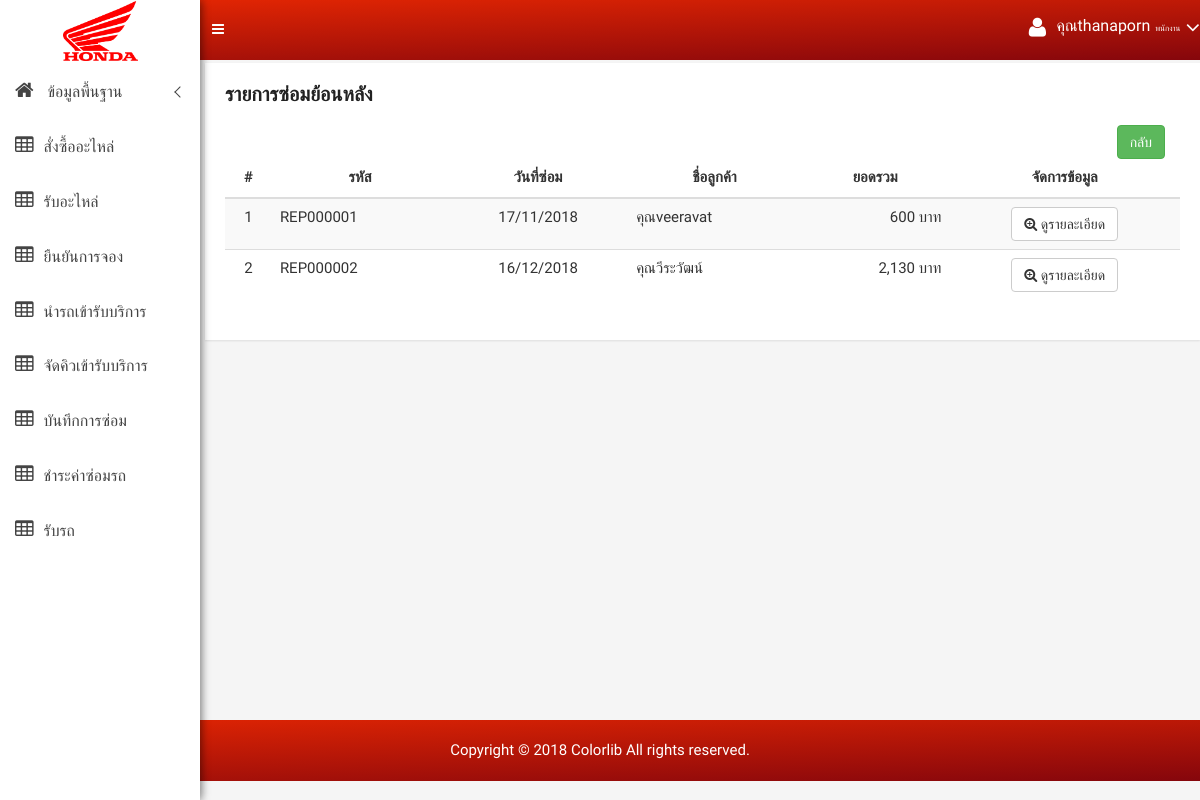
/repair_previous.php (signed in), run on an earlier commit of the app's database.
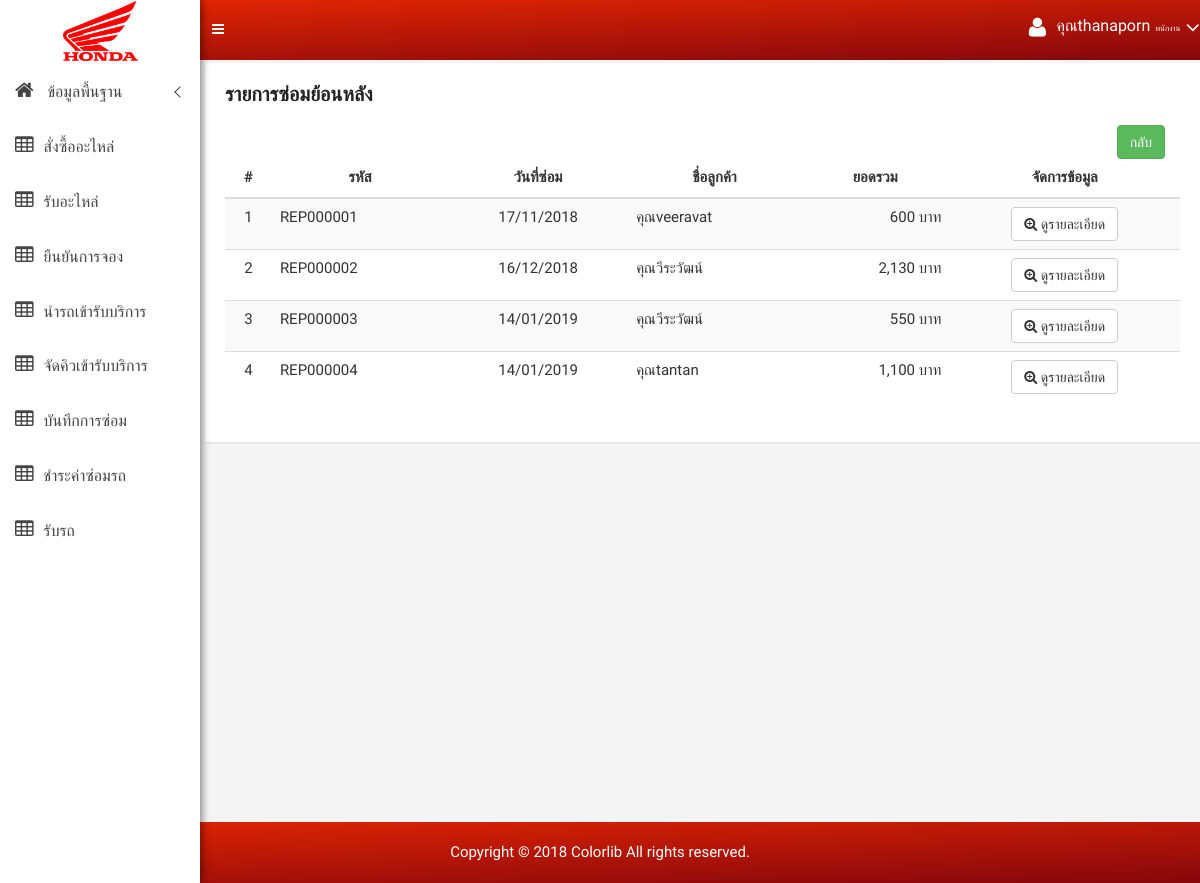
And on a later commit of the database.
### tables this page shows
CREATE TABLE `employee` (
  `emp_id` varchar(30) NOT NULL,
  `emp_user` varchar(255) DEFAULT NULL,
  `emp_pass` varchar(255) DEFAULT NULL,
  `emp_name` varchar(50) DEFAULT NULL,
  `emp_add` text,
  `emp_tel` varchar(30) DEFAULT NULL,
  `emp_position` varchar(30) DEFAULT NULL,
  PRIMARY KEY (`emp_id`)
);

CREATE TABLE `repair` (
  `re_id` varchar(30) NOT NULL,
  `re_date` date DEFAULT NULL,
  `emp_id` varchar(30) DEFAULT NULL,
  `re_total` int(200) DEFAULT NULL,
  `gc_id` varchar(30) DEFAULT NULL,
  `rs_id` varchar(30) DEFAULT NULL,
  PRIMARY KEY (`re_id`)
);

CREATE TABLE `customer` (
  `cus_id` varchar(30) NOT NULL,
  `cus_user` varchar(255) DEFAULT NULL,
  `cus_pass` varchar(255) DEFAULT NULL,
  `cus_name` varchar(50) DEFAULT NULL,
  `cus_add` text,
  `cus_tel` varchar(30) DEFAULT NULL,
  `co_id` varchar(30) DEFAULT NULL,
  PRIMARY KEY (`cus_id`),
  KEY `co_id` (`co_id`)
);

### config.php (called while the page is built, shortened)
<?php
function FormatDay($mydate){
    $originalDate = $mydate;
    $newDate = date("d/m/Y", strtotime($originalDate));
    return $newDate;
}
?>

### repair_previous.php (the view, shortened to what this page needs)
<?php include "sitebar.php"; ?>
<?php
include "header.php";
?>
<div class="container-fluid">
    <div class="product-status-wrap">
        <h4>รายการซ่อมย้อนหลัง</h4>
        <div class="col-md-12">
            <div class="pull-right">
                <a data-toggle="tooltip" href="repair_show.php" class="btn btn-success" data-original-title="กลับ">กลับ</บ></a>
            </div>
        </div>
        <div class="row">
            <div class="col-md-12">
                <table class="table table-striped table-hover">
                    <thead>
                    <tr>
                        <th class="text-center">#</th>
                        <th class="text-center">รหัส</th>
                        <th class="text-center">วันที่ซ่อม</th>
                        <th class="text-center">ชื่อลูกค้า</th>
                        <th class="text-center">ยอดรวม</th>
                        <th class="text-center">จัดการข้อมูล</th>
                    </tr>
                    </thead>
                    <tbody>
                    <?php
                    $n = 0;
                    if (isset($_GET['search'])) {
                        $sql = "select * from repair where and  re_id like '%" . $_GET['search'] . "%' order by re_id asc";
                    } else {
                        $sql = "select * from repair  order by re_id asc";
                    }
                    $query = mysqli_query($connect, $sql);
                    if (mysqli_num_rows($query) > 0 ) {
                        while ($array = mysqli_fetch_array($query)) {
                            $n++;
                            $sql2 = "select * from get_car where gc_id='".$array['gc_id']."'";
                            $query2 = mysqli_query($connect, $sql2);
                            $array2 = mysqli_fetch_array($query2);
                            $sql3 = "select * from customer where cus_id='".$array2['cus_id']."'";
                            $query3 = mysqli_query($connect, $sql3);
                            $array3 = mysqli_fetch_array($query3);
                            ?>
                            <tr>
                                <td class="text-center" scope="row"><?= $n; ?></td>
                                <td style="max-width: 200px"><?= $array['re_id'] ?></td>
                                <td style="max-width: 200px" class="text-center"><?= FormatDay($array['re_date']) ?></td>
                                <td style="max-width: 200px">คุณ<?= $array3['cus_name'] ?></td>
                                <td class="text-right"><?= number_format($array['re_total']) ?> บาท</td>
                                <td class="text-center">
                                    <a data-toggle="tooltip"  href="repair_view.php?id=<?= $array['re_id'] ?>" class="btn btn-default" data-original-title="ดูรายละเอียด"><i class="fa fa fa-search-plus" aria-hidden="true"></i> ดูรายละเอียด</a>
                                </td>
                            </tr>
                            <?php
                        }
                    } else {
                        ?>
                        <tr>
                            <th style="text-align: center;color: red;" colspan="6"> ไม่พบข้อมูล</th>
                        </tr>
                        <?php
                    }
                    ?>
                    </tbody>
                </table>
            </div>
        </div>
    </div>
</div>
<br><br><br><br><br><br><br><br><br><br><br><br><br><br><br><br><br><br><br>
<?php include "footer.php"; ?>

### sitebar.php (shortened to what this page needs)
<?php
include "config.php";
?>
<!doctype html>
<html class="no-js" lang="en">
<head>
    <link rel="stylesheet" href="css/bootstrap.min.css">
    <link rel="stylesheet" href="css/font-awesome.min.css">
    <link rel="stylesheet" href="css/owl.carousel.css">
    <link rel="stylesheet" href="css/owl.theme.css">
    <link rel="stylesheet" href="css/owl.transitions.css">
    <link rel="stylesheet" href="css/animate.css">
    <link rel="stylesheet" href="css/normalize.css">
    <link rel="stylesheet" href="css/meanmenu.min.css">
    <link rel="stylesheet" href="css/main.css">
    <link rel="stylesheet" href="css/morrisjs/morris.css">
    <link rel="stylesheet" href="css/scrollbar/jquery.mCustomScrollbar.min.css">
    <link rel="stylesheet" href="css/metisMenu/metisMenu.min.css">
    <link rel="stylesheet" href="css/metisMenu/metisMenu-vertical.css">
    <link rel="stylesheet" href="css/chosen/bootstrap-chosen.css">
    <link rel="stylesheet" href="css/select2/select2.min.css">
    <link rel="stylesheet" href="style.css">
    <link rel="stylesheet" href="css/responsive.css">
    <link rel="stylesheet" href="css/buttons.css">
</head>
<body>
<?php
$sql_login = "select * from employee where emp_id='".$_SESSION['ss_emp_id']."'";
$result_login = mysqli_query($connect, $sql_login);
$login = mysqli_fetch_array($result_login);
if ($login['emp_position'] == "0") {
    $loginposition = "ผู้ดูแลระบบ";
} elseif ($login['emp_position'] == "1") {
    $loginposition = "พนักงาน";
}
?>
<div class="left-sidebar-pro">
    <nav id="sidebar" class="">
        <div class="sidebar-header">
            <a href="index.php"><img class="main-logo" src="img/Honda-Motorcycle-Logo.png" width="75px" alt="" /></a>
        </div>
        <div class="left-custom-menu-adp-wrap comment-scrollbar">
            <nav class="sidebar-nav left-sidebar-menu-pro">
                <ul class="metismenu" id="menu1">
                    <li>
                        <a class="has-arrow" href="index.php">
                            <i class="fa big-icon fa-home icon-wrap"></i>
                            <span class="mini-click-non">ข้อมูลพื้นฐาน</span>
                        </a>
                    </li>
                    <li><a href="purchase_show.php" aria-expanded="false"><i class="fa big-icon fa-table icon-wrap" aria-hidden="true"></i><span class="mini-click-non">สั่งซื้ออะไหล่</span></a></li>
                    <li><a href="back_purchase_list.php" aria-expanded="false"><i class="fa big-icon fa-table icon-wrap" aria-hidden="true"></i><span class="mini-click-non">รับอะไหล่</span></a></li>
                    <li><a href="reservation_list.php" aria-expanded="false"><i class="fa big-icon fa-table icon-wrap" aria-hidden="true"></i><span class="mini-click-non">ยืนยันการจอง</span></a></li>
                    <li><a href="get_car_list.php" aria-expanded="false"><i class="fa big-icon fa-table icon-wrap" aria-hidden="true"></i><span class="mini-click-non">นำรถเข้ารับบริการ</span></a></li>
                    <li><a href="quene_list.php" aria-expanded="false"><i class="fa big-icon fa-table icon-wrap" aria-hidden="true"></i><span class="mini-click-non">จัดคิวเข้ารับบริการ</span></a></li>
                    <li><a href="repair_show.php" aria-expanded="false"><i class="fa big-icon fa-table icon-wrap" aria-hidden="true"></i><span class="mini-click-non">บันทึกการซ่อม</span></a></li>
                    <li><a href="pay_show.php" aria-expanded="false"><i class="fa big-icon fa-table icon-wrap" aria-hidden="true"></i><span class="mini-click-non">ชำระค่าซ่อมรถ</span></a></li>
                    <li><a href="backcar_show.php" aria-expanded="false"><i class="fa big-icon fa-table icon-wrap" aria-hidden="true"></i><span class="mini-click-non">รับรถ</span></a></li>
                </ul>
            </nav>
        </div>
    </nav>
</div>

### header.php (shortened to what this page needs)
<div class="all-content-wrapper">
    <div class="container-fluid">
        <div class="row">
            <div class="col-lg-12 col-md-12 col-sm-12 col-xs-12">
                <div class="logo-pro">
                    <a href="index.html"><img class="main-logo" src="img/Honda-Motorcycle-Logo.png" width="60px" alt="" /></a>
                </div>
            </div>
        </div>
    </div>
    <div class="header-advance-area">
        <div class="header-top-area">
            <div class="container-fluid">
                <div class="row">
                    <div class="col-lg-12 col-md-12 col-sm-12 col-xs-12">
                        <div class="header-top-wraper">
                            <div class="row">
                                <div class="col-lg-1 col-md-0 col-sm-1 col-xs-12">
                                    <div class="menu-switcher-pro">
                                        <button type="button" id="sidebarCollapse" class="btn bar-button-pro header-drl-controller-btn btn-info navbar-btn">
                                            <i class="fa fa-bars"></i>
                                        </button>
                                    </div>
                                </div>
                                <div class="col-lg-5 col-md-5 col-sm-12 col-xs-12">
                                    <div class="header-right-info">
                                        <ul class="nav navbar-nav mai-top-nav header-right-menu">
                                            <li class="nav-item">
                                                <a href="#" data-toggle="dropdown" role="button" aria-expanded="false" class="nav-link dropdown-toggle">
                                                    <i class="fa fa-user adminpro-user-rounded header-riht-inf" aria-hidden="true"></i>
                                                    <span class="admin-name">คุณ<?=$login['emp_name']?></span><span class="admin-name"  style="font-size: 8px"><?=$loginposition?></span>
                                                    <i class="fa fa-angle-down adminpro-icon adminpro-down-arrow"></i>
                                                </a>
                                            </li>
                                        </ul>
                                    </div>
                                </div>
                            </div>
                        </div>
                    </div>
                </div>
            </div>
        </div>
    </div>
    <div class="mg-t-15">

### footer.php (shortened to what this page needs)
</div>
</div>
<div class="footer-copyright-area">
    <div class="container-fluid">
        <div class="row">
            <div class="col-lg-12">
                <div class="footer-copy-right">
                    <p>Copyright &copy; 2018 <a href="https://colorlib.com/wp/templates/">Colorlib</a> All rights reserved.</p>
                </div>
            </div>
        </div>
    </div>
</div>
</body>
</html>

### css/main.css (style rules this page uses)
html { color: #222; font-size: 1em; line-height: 1.4; }
audio, canvas, iframe, img, svg, video { vertical-align: middle; }

### css/metisMenu/metisMenu-vertical.css (style rules this page uses)
.sidebar-nav { background: #fff; }
.sidebar-nav ul { padding: 0; margin: 0; list-style: none; background: #f5f5f5; }
.sidebar-nav .metismenu { background: #fff; display: -webkit-box; display: -ms-flexbox; display: flex; -webkit-box-orient: vertical; -webkit-box-direction: normal; -ms-flex-direction: column; flex-direction: column; }
.sidebar-nav .metismenu li + li { margin-top: 5px; }
.sidebar-nav .metismenu li:first-child { margin-top: 5px; }
.sidebar-nav .metismenu li:last-child { margin-bottom: 5px; }
.sidebar-nav .metismenu > li { display: -webkit-box; display: -ms-flexbox; display: flex; -webkit-box-orient: vertical; -webkit-box-direction: normal; -ms-flex-direction: column; flex-direction: column; position: relative; }
.sidebar-nav .metismenu a { position: relative; display: block; padding: 13px 15px; color: #444; outline-width: 0; transition: all .3s ease-out; font-size:16px; }
.sidebar-nav .metismenu li .icon-wrap { margin-right:10px; font-size:20px; }

### sitebar.php (style rules this page uses)
.text-center { text-align: center!important; }
.text-right { text-align: right!important; }
.container-fluid { padding-left: 0px; padding-right: 0px; }

What changed in the data, as far as the page shows it:
added repair: re_id "REP000003", re_date "14/01/2019", customer.cus_name "วีระวัฒน์", re_total "550"
added repair: re_id "REP000004", re_date "14/01/2019", customer.cus_name "tantan", re_total "1,100"
